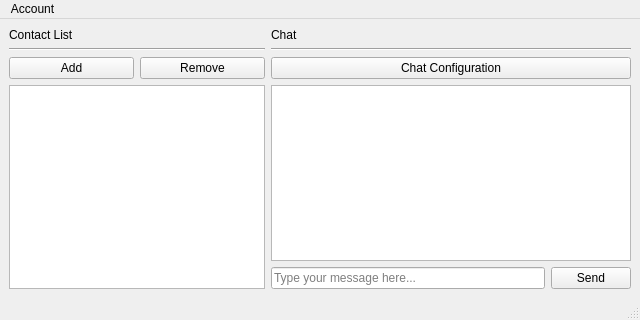
<?xml version="1.0" encoding="UTF-8"?>
<ui version="4.0">
 <class>PartisanMain</class>
 <widget class="QMainWindow" name="PartisanMain">
  <property name="windowModality">
   <enum>Qt::WindowModal</enum>
  </property>
  <property name="geometry">
   <rect>
    <x>0</x>
    <y>0</y>
    <width>640</width>
    <height>320</height>
   </rect>
  </property>
  <property name="minimumSize">
   <size>
    <width>640</width>
    <height>320</height>
   </size>
  </property>
  <property name="maximumSize">
   <size>
    <width>800</width>
    <height>600</height>
   </size>
  </property>
  <property name="windowTitle">
   <string>Partisan - Messenger</string>
  </property>
  <widget class="QWidget" name="centralwidget">
   <layout class="QHBoxLayout" name="horizontalLayout">
    <item>
     <layout class="QGridLayout" name="gridContacts">
      <item row="3" column="0" colspan="2">
       <widget class="QListWidget" name="listContacts">
        <property name="styleSheet">
         <string notr="true"/>
        </property>
       </widget>
      </item>
      <item row="2" column="0">
       <widget class="QPushButton" name="pushButtonAdd">
        <property name="text">
         <string>Add</string>
        </property>
       </widget>
      </item>
      <item row="2" column="1">
       <widget class="QPushButton" name="pushButtonRemove">
        <property name="text">
         <string>Remove</string>
        </property>
       </widget>
      </item>
      <item row="0" column="0" colspan="2">
       <widget class="QLabel" name="labelContactList">
        <property name="text">
         <string>Contact List</string>
        </property>
       </widget>
      </item>
      <item row="1" column="0" colspan="2">
       <widget class="Line" name="lineContacts">
        <property name="orientation">
         <enum>Qt::Horizontal</enum>
        </property>
       </widget>
      </item>
     </layout>
    </item>
    <item>
     <layout class="QGridLayout" name="gridChat">
      <item row="3" column="0" colspan="2">
       <widget class="QListWidget" name="listMessages"/>
      </item>
      <item row="5" column="1">
       <widget class="QPushButton" name="pushButtonSendMessage">
        <property name="text">
         <string>Send</string>
        </property>
       </widget>
      </item>
      <item row="5" column="0">
       <widget class="QLineEdit" name="lineInputMessage">
        <property name="inputMask">
         <string/>
        </property>
        <property name="text">
         <string/>
        </property>
        <property name="placeholderText">
         <string>Type your message here...</string>
        </property>
       </widget>
      </item>
      <item row="1" column="0" colspan="2">
       <widget class="Line" name="lineChat">
        <property name="orientation">
         <enum>Qt::Horizontal</enum>
        </property>
       </widget>
      </item>
      <item row="0" column="0" colspan="2">
       <widget class="QLabel" name="labelChat">
        <property name="text">
         <string>Chat</string>
        </property>
        <property name="alignment">
         <set>Qt::AlignLeading|Qt::AlignLeft|Qt::AlignVCenter</set>
        </property>
       </widget>
      </item>
      <item row="2" column="0" colspan="2">
       <widget class="QPushButton" name="pushButtonConfig">
        <property name="text">
         <string>Chat Configuration</string>
        </property>
       </widget>
      </item>
     </layout>
    </item>
   </layout>
  </widget>
  <widget class="QMenuBar" name="menubar">
   <property name="geometry">
    <rect>
     <x>0</x>
     <y>0</y>
     <width>640</width>
     <height>24</height>
    </rect>
   </property>
   <widget class="QMenu" name="menuAccount">
    <property name="title">
     <string>Account</string>
    </property>
    <addaction name="actionAddAccount"/>
    <addaction name="actionAccountInfo"/>
    <addaction name="actionLogout"/>
   </widget>
   <addaction name="menuAccount"/>
  </widget>
  <widget class="QStatusBar" name="statusbar"/>
  <action name="actionAddAccount">
   <property name="text">
    <string>Add Account...</string>
   </property>
  </action>
  <action name="actionAccountInfo">
   <property name="text">
    <string>Account Info</string>
   </property>
  </action>
  <action name="actionLogout">
   <property name="text">
    <string>Logout</string>
   </property>
  </action>
 </widget>
 <resources/>
 <connections/>
</ui>
